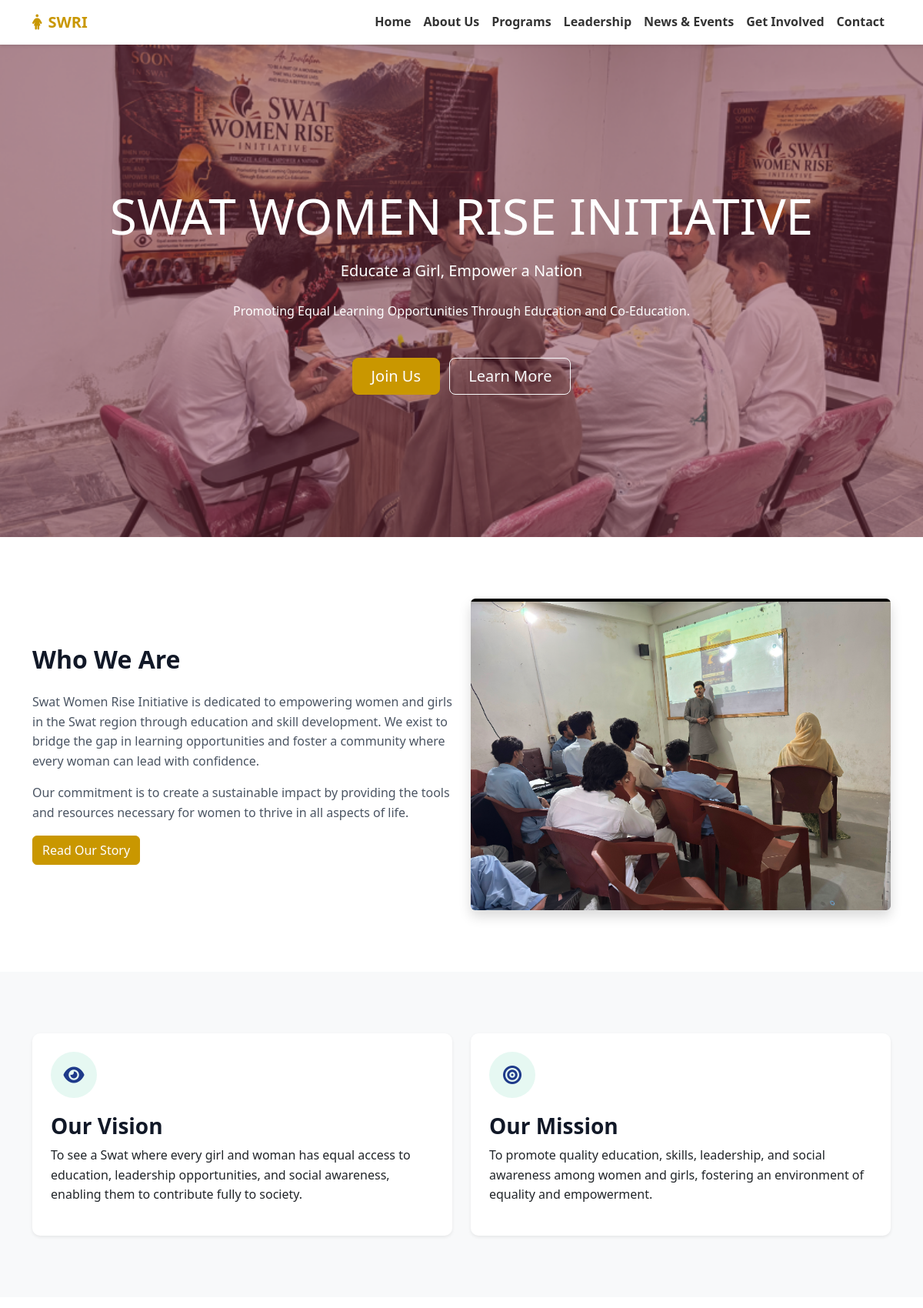
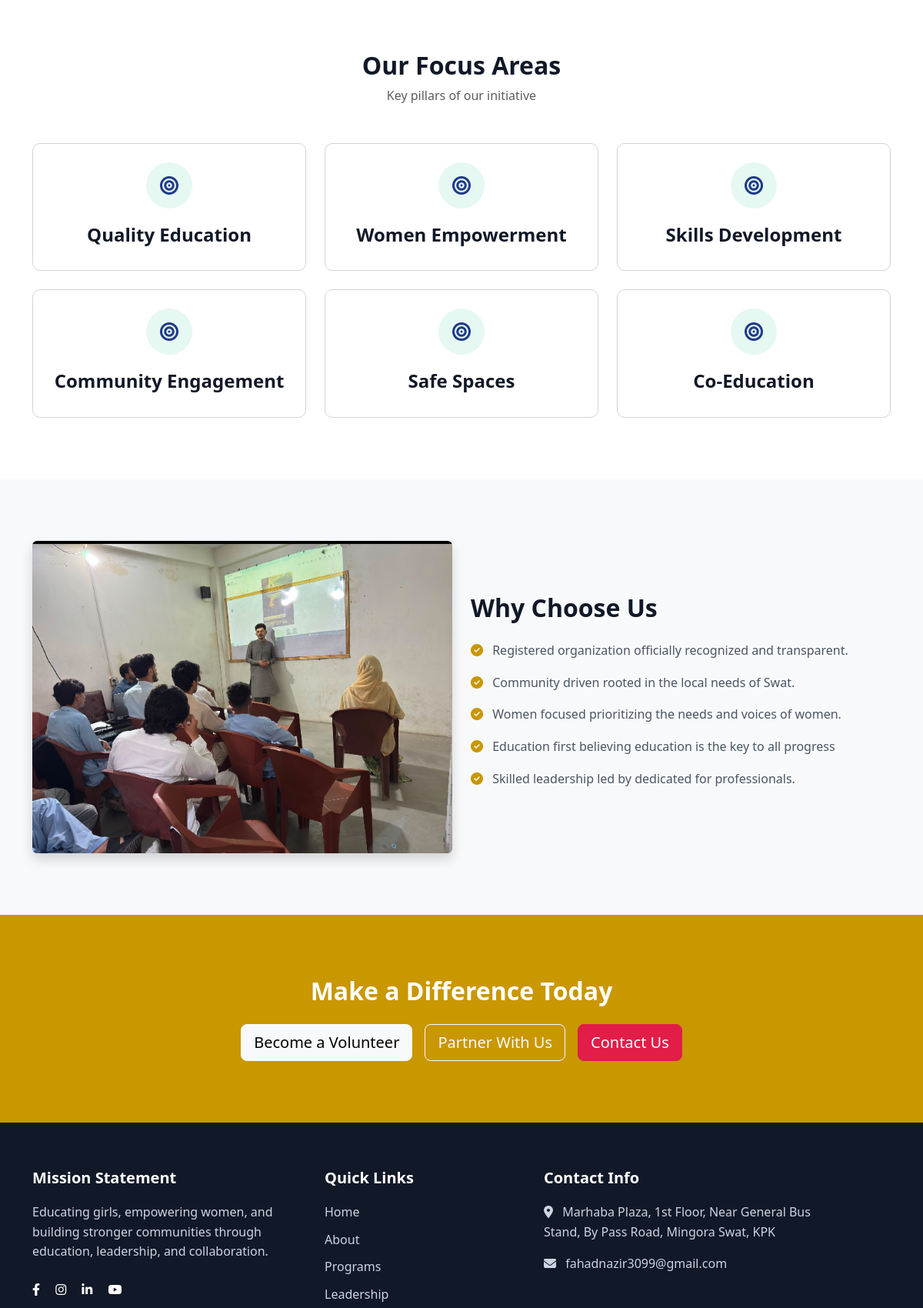
The page / (upper part) on the database its author committed (2 pictures, top to bottom).
### tables this page shows
CREATE TABLE `homepage` (
  `id` int(11) NOT NULL,
  `hero_title` varchar(255) DEFAULT NULL,
  `hero_subtitle` varchar(255) DEFAULT NULL,
  `hero_description` text DEFAULT NULL,
  `hero_image` varchar(255) DEFAULT NULL,
  `about_heading` varchar(255) DEFAULT NULL,
  `about_paragraph1` text DEFAULT NULL,
  `about_paragraph2` text DEFAULT NULL,
  `about_image` varchar(255) DEFAULT NULL,
  `vision_title` varchar(255) DEFAULT NULL,
  `vision_description` text DEFAULT NULL,
  `mission_title` varchar(255) DEFAULT NULL,
  `mission_description` text DEFAULT NULL,
  `created_at` timestamp NOT NULL DEFAULT current_timestamp(),
  `updated_at` timestamp NOT NULL DEFAULT current_timestamp() ON UPDATE current_timestamp()
);

CREATE TABLE `focus_areas` (
  `id` int(11) NOT NULL,
  `title` varchar(255) DEFAULT NULL,
  `sort_order` int(11) DEFAULT 0,
  `created_at` timestamp NOT NULL DEFAULT current_timestamp()
);

CREATE TABLE `benefits` (
  `id` int(11) NOT NULL,
  `benefit` text DEFAULT NULL,
  `sort_order` int(11) DEFAULT 0,
  `created_at` timestamp NOT NULL DEFAULT current_timestamp()
);

CREATE TABLE `contact_page` (
  `id` int(11) NOT NULL,
  `page_title` varchar(255) NOT NULL,
  `page_subtitle` text NOT NULL,
  `address` text NOT NULL,
  `email` varchar(255) NOT NULL,
  `facebook_url` varchar(500) DEFAULT NULL,
  `instagram_url` varchar(500) DEFAULT NULL,
  `linkedin_url` varchar(500) DEFAULT NULL,
  `youtube_url` varchar(500) DEFAULT NULL,
  `updated_at` timestamp NOT NULL DEFAULT current_timestamp() ON UPDATE current_timestamp()
);

### include/core.php (called while the page is built, shortened)
<?php
class core
{
    private $db;
    public function __construct($conn)
    {
        $this->db = $conn;
    }
    public function homepage()
    {
        try {
            $sql = "SELECT * FROM homepage LIMIT 1";
            $statement = $this->db->prepare($sql);
            $statement->execute();
            return $statement->fetch(PDO::FETCH_ASSOC);
        } catch (\Throwable $th) {
            throw $th;
        }
    }
    public function homepageTb($tbl)
    {
        try {
            $allowedTables = [
                "focus_areas",
                "benefits"
            ];
            $sql = "SELECT * FROM `$tbl`";
            $statement = $this->db->prepare($sql);
            $statement->execute();
            return $statement->fetchAll(PDO::FETCH_ASSOC);
        } catch (\Throwable $th) {
            throw $th;
        }
    }
public function contactPage()
{
    try{
        $sql = "
            SELECT *
            FROM contact_page
            LIMIT 1
        ";
        $statement = $this->db->prepare($sql);
        $statement->execute();
        $page = $statement->fetch(PDO::FETCH_ASSOC);
        return $page;
    }catch(\Throwable $th){
        throw $th;
    }
}
}
?>

### index.php (the view, shortened to what this page needs)
<?php
require 'config/db.php';
require 'include/core.php';
$admin = new core($conn);
$homepage = $admin->homepage();
$focusAreas = $admin->homepageTb('focus_areas');
$benefits = $admin->homepageTb('benefits');
require 'header.php';
?>
<header class="hero-section">
    <img src="assets/img/<?php echo htmlspecialchars($homepage['hero_image']); ?>" alt="Hero Background" class="hero-bg">
    <div class="hero-overlay"></div>
    <div class="container hero-content text-center">
            <h1 class="display-3 mb-3">
            <?php echo htmlspecialchars($homepage['hero_title']); ?>
            </h1>
            <p class="lead mb-4">
            <?php echo htmlspecialchars($homepage['hero_subtitle']); ?>
            </p>
            <p class="mb-5">
            <?php echo htmlspecialchars($homepage['hero_description']); ?>
            </p>
        <div class="d-grid gap-2 d-md-block">
            <a href="get-involved.php" class="btn btn-primary btn-lg px-4 me-md-2">
                Join Us
            </a>
            <a href="about.php" class="btn btn-outline-light btn-lg px-4">
                Learn More
            </a>
        </div>
    </div>
</header>
    <section class="section-padding bg-white">
        <div class="container">
            <div class="row align-items-center">
                <div class="col-lg-6">
                    <h2 class="mb-4">
                        <?php echo htmlspecialchars($homepage['about_heading']); ?>
                    </h2>
                    <p>
                    <?php echo nl2br(htmlspecialchars($homepage['about_paragraph1'])); ?>
                    </p>
                    <p>
                    <?php echo nl2br(htmlspecialchars($homepage['about_paragraph2'])); ?>
                    </p>
                    <a href="about.php" class="btn btn-primary">Read Our Story</a>
                </div>
                <div class="col-lg-6 mt-4 mt-lg-0">
                    <img src="assets/img/<?php echo htmlspecialchars($homepage['about_image']); ?>"
                        class="img-fluid rounded shadow">
                </div>
            </div>
        </div>
    </section>
    <section class="section-padding bg-light">
        <div class="container">
            <div class="row g-4">
                <div class="col-md-6">
                    <div class="card h-100 p-4 border-0 shadow-sm">
                        <div class="icon-box"><i class="fas fa-eye"></i></div>
                        <h3>
                        <?php echo htmlspecialchars($homepage['vision_title']); ?>
                        </h3>
                        <p>
                        <?php echo nl2br(htmlspecialchars($homepage['vision_description'])); ?>
                        </p>
                    </div>
                </div>
                <div class="col-md-6">
                    <div class="card h-100 p-4 border-0 shadow-sm">
                        <div class="icon-box"><i class="fas fa-bullseye"></i></div>
                        <h3>
                        <?php echo htmlspecialchars($homepage['mission_title']); ?>
                        </h3>
                        <p>
                        <?php echo nl2br(htmlspecialchars($homepage['mission_description'])); ?>
                        </p>
                    </div>
                </div>
            </div>
        </div>
    </section>
    <section class="section-padding bg-white">
        <div class="container">
            <div class="text-center mb-5">
                <h2>Our Focus Areas</h2>
                <p class="text-muted">Key pillars of our initiative</p>
            </div>
            <div class="row g-4">
             <?php foreach($focusAreas as $focus): ?>
                <div class="col-md-4">
                <div class="card h-100 text-center p-4">
                <div class="icon-box mx-auto">
                <i class="fa-solid fa-bullseye"></i>
                </div>
                <h4>
                <?php echo htmlspecialchars($focus['title']); ?>
                </h4>
                </div>
                </div>
             <?php endforeach; ?>
            </div>
        </div>
    </section>
    <section class="section-padding bg-light">
        <div class="container">
            <div class="row align-items-center">
                <div class="col-lg-6 mb-4 mb-lg-0">
                    <img src="assets/img/<?php echo htmlspecialchars($homepage['about_image']); ?>"
                    class="img-fluid rounded shadow">
                </div>
                <div class="col-lg-6">
                    <h2 class="mb-4">Why Choose Us</h2>
                        <ul class="list-unstyled">
                        <?php foreach($benefits as $benefit): ?>
                        <li class="mb-3">
                        <i class="fas fa-check-circle text-primary me-2"></i>
                        <?php echo htmlspecialchars($benefit['benefit']); ?>
                        </li>
                        <?php endforeach; ?>
                        </ul>
                </div>
            </div>
        </div>
    </section>
    <section class="section-padding bg-primary text-white text-center">
        <div class="container">
            <h2 class="text-white mb-4">Make a Difference Today</h2>
            <div class="row justify-content-center">
                <div class="col-md-8">
                    <div class="d-flex flex-wrap justify-content-center gap-3">
                        <a href="get-involved.php" class="btn btn-light btn-lg">Become a Volunteer</a>
                        <a href="get-involved.php" class="btn btn-outline-light btn-lg">Partner With Us</a>
                        <a href="contact.php" class="btn btn-accent btn-lg" style="background-color: var(--accent-color); border-color: var(--accent-color); color: white;">Contact Us</a>
                    </div>
                </div>
            </div>
        </div>
    </section>
<?php
require 'footer.php';
?>

### footer.php (shortened to what this page needs)
<?php
$getContact = $admin->contactPage();
?>
    <footer class="footer">
        <div class="container">
            <div class="row g-4">
                <div class="col-lg-4">
                    <h5>Mission Statement</h5>
                    <p>Educating girls, empowering women, and building stronger communities through education, leadership, and collaboration.</p>
                    <div class="mt-4">
                        <a href="<?= $getContact['facebook_url']; ?>" class="text-white me-3"><i class="fab fa-facebook-f"></i></a>
                        <a href="<?= $getContact['instagram_url']; ?>" class="text-white me-3"><i class="fab fa-instagram"></i></a>
                        <a href="<?= $getContact['linkedin_url']; ?>" class="text-white me-3"><i class="fab fa-linkedin-in"></i></a>
                        <a href="<?= $getContact['youtube_url']; ?>" class="text-white"><i class="fab fa-youtube"></i></a>
                    </div>
                </div>
                <div class="col-lg-3">
                    <h5>Quick Links</h5>
                    <ul class="footer-links">
                        <li><a href="index.php">Home</a></li>
                        <li><a href="about.php">About</a></li>
                        <li><a href="programs.php">Programs</a></li>
                        <li><a href="leadership.php">Leadership</a></li>
                    </ul>
                </div>
                <div class="col-lg-4">
                    <h5>Contact Info</h5>
                    <p><i class="fas fa-map-marker-alt me-2"></i> <?php echo $getContact['address']; ?></p>
                    <p><i class="fas fa-envelope me-2"></i> <?php echo $getContact['email']; ?></p>
                </div>
            </div>
        </div>
    </footer>
</body>
</html>

### css/style.css (style rules this page uses)
:root { --primary-color: #C99700; --secondary-color: #1E3A8A; --accent-color: #E11D48; --bg-color: #FAFAF9; --card-bg-color: #FFFFFF; --heading-color: #111827; --text-color: #4B5563; --border-color: #D6D3D1; }
body { font-family: 'Segoe UI', Tahoma, Geneva, Verdana, sans-serif; background-color: var(--bg-color); color: var(--text-color); line-height: 1.6; }
h1, h2, h3, h4, h5, h6 { color: var(--heading-color); font-weight: 700; }
.btn-primary { background-color: var(--primary-color); border-color: var(--primary-color); }
.text-primary { color: var(--primary-color) !important; }
.bg-primary { background-color: var(--primary-color) !important; }
.hero-section { position: relative; min-height: 80vh; display: flex; align-items: center; justify-content: center; overflow: hidden; color: white; }
.hero-bg { position: absolute; top: 0; left: 0; width: 100%; height: 100%; object-fit: cover; z-index: -2; }
.hero-overlay { position: absolute; top: 0; left: 0; width: 100%; height: 100%; background: rgba(123, 45, 62, 0.5); z-index: -1; }
.hero-content { position: relative; z-index: 1; }
.hero-content h1, .hero-content p { color: #fff; }
.section-padding { padding: 80px 0; }
.card { border: 1px solid var(--border-color); border-radius: 10px; transition: transform 0.3s ease; }
.footer { background-color: var(--heading-color); color: #cbd5e1; padding: 60px 0 20px; }
.footer h5 { color: white; margin-bottom: 20px; }
.footer-links { list-style: none; padding: 0; }
.footer-links li { margin-bottom: 10px; }
.footer-links a { color: #cbd5e1; text-decoration: none; transition: color 0.3s; }
.icon-box { width: 60px; height: 60px; background-color: rgba(16, 185, 129, 0.1); color: var(--secondary-color); border-radius: 50%; display: flex; align-items: center; justify-content: center; font-size: 24px; margin-bottom: 20px; }

### rows shown on the page
homepage: hero_image (picture), hero_title "SWAT WOMEN RISE INITIATIVE", hero_subtitle "Educate a Girl, Empower a Nation", hero_description "Promoting Equal Learning Opportunities Through Education and Co-Education.", about_heading "Who We Are", about_paragraph1 "Swat Women Rise Initiative is dedicated to empowering women and girls in the Swat region through education and skill development. We exist to bridge the gap in learning opportunities and foster a community where every woman can lead with confidence.", about_paragraph2 "Our commitment is to create a sustainable impact by providing the tools and resources necessary for women to thrive in all aspects of life.", about_image (picture), vision_title "Our Vision", vision_description "To see a Swat where every girl and woman has equal access to education, leadership opportunities, and social awareness, enabling them to contribute fully to society.", mission_title "Our Mission", mission_description "To promote quality education, skills, leadership, and social awareness among women and girls, fostering an environment of equality and empowerment."
focus_areas: title "Quality Education"
focus_areas: title "Women Empowerment"
focus_areas: title "Skills Development"
focus_areas: title "Community Engagement"
focus_areas: title "Safe Spaces"
focus_areas: title "Co-Education"
benefits: benefit "Registered organization officially recognized and transparent."
benefits: benefit "Community driven rooted in the local needs of Swat."
benefits: benefit "Women focused prioritizing the needs and voices of women."
benefits: benefit "Education first believing education is the key to all progress"
benefits: benefit "Skilled leadership led by dedicated for professionals."
contact_page: address "Marhaba Plaza, 1st Floor, Near General Bus Stand, By Pass Road, Mingora Swat, KPK", email "fahadnazir3099@gmail.com"
